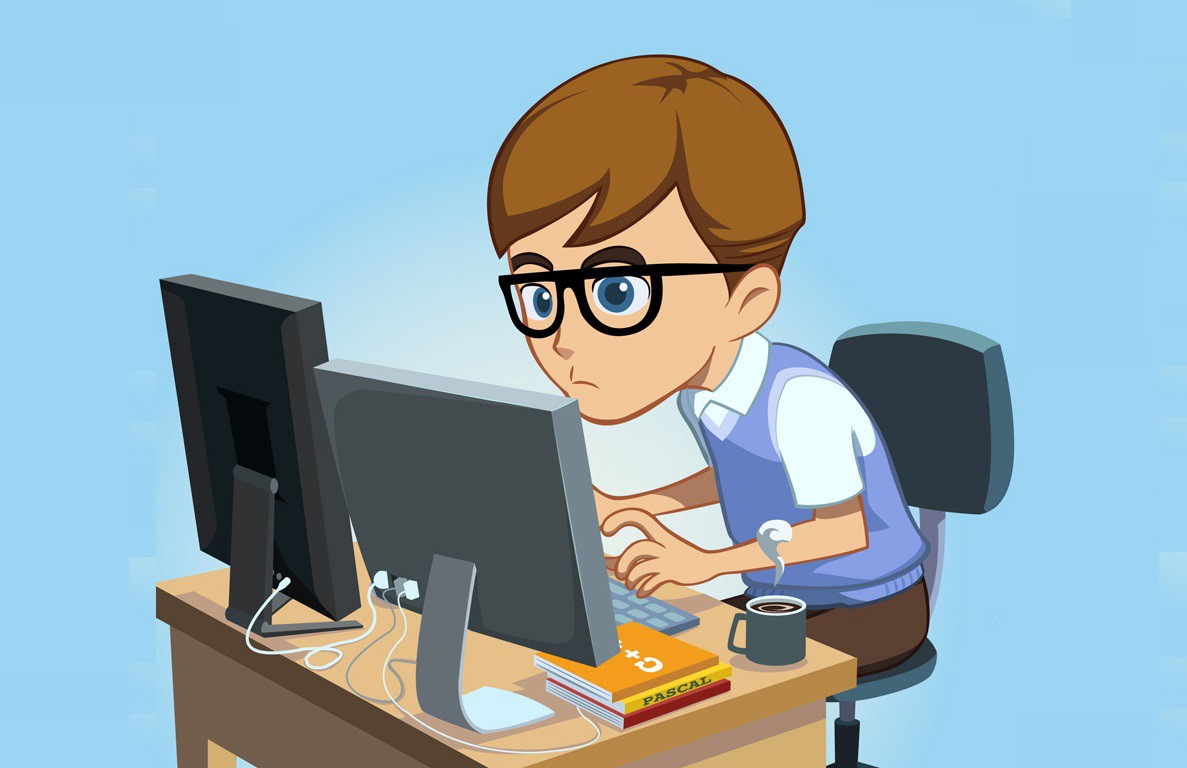
#> input picture Assets/Test.jpeg, 1187 x 768 px
$ python Image_Conversion.py
#> lines starting #> are read from the running program, lines starting #| are printed output that depends on the picture; after the words box and inside, x2 and y2 are one past the last pixel; in counts of white or black regions, pixels touching at a corner belong together
import cv2
import numpy as np

Image=cv2.imread('../../Assets/Test.jpeg')
#> Image is the input picture: shape (768, 1187, 3); mean B, G, R 180.3, 170.8, 145.9
kernel=np.ones((5,5),np.uint8)#kernel matrix


Grey_Scale_Image=cv2.cvtColor(Image,cv2.COLOR_BGR2GRAY)
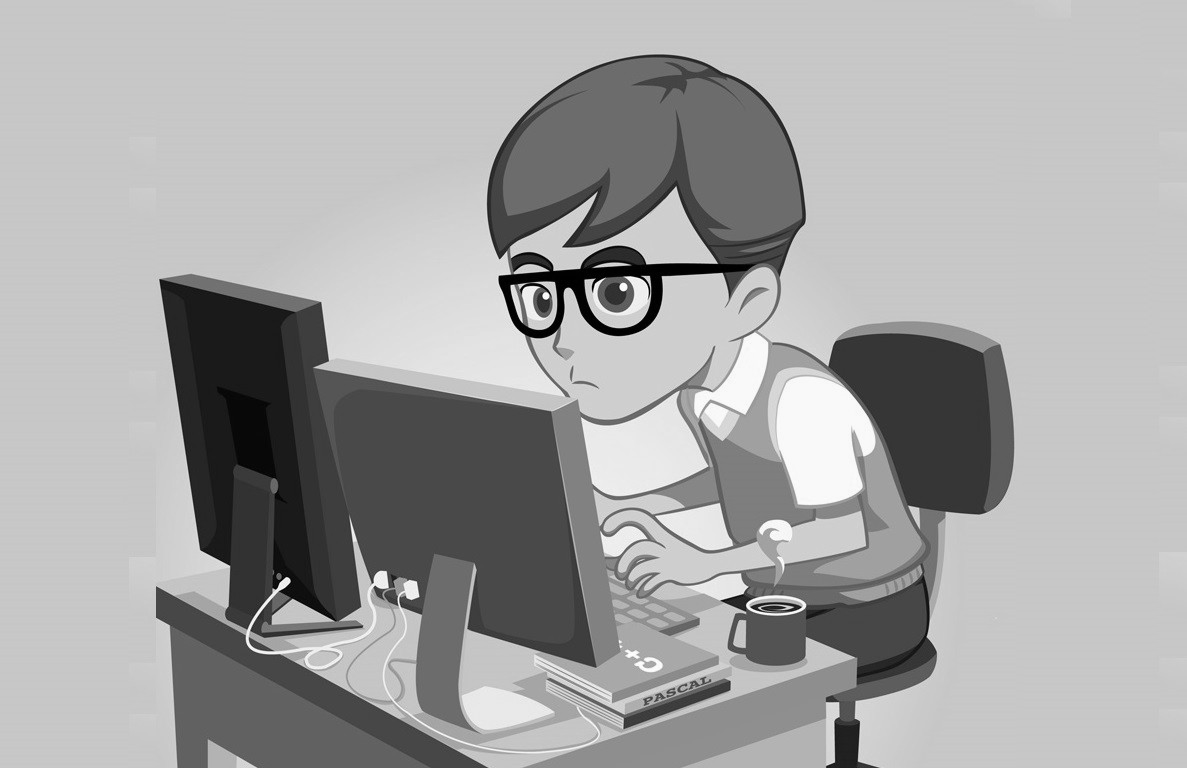
#> Grey_Scale_Image: shape (768, 1187); min 0, max 255, mean 164.2
Blur_image=cv2.GaussianBlur(Grey_Scale_Image,(5,7),0) #Always will be odd numbers
Canny_Image=cv2.Canny(Image,150,200) #Thresold value
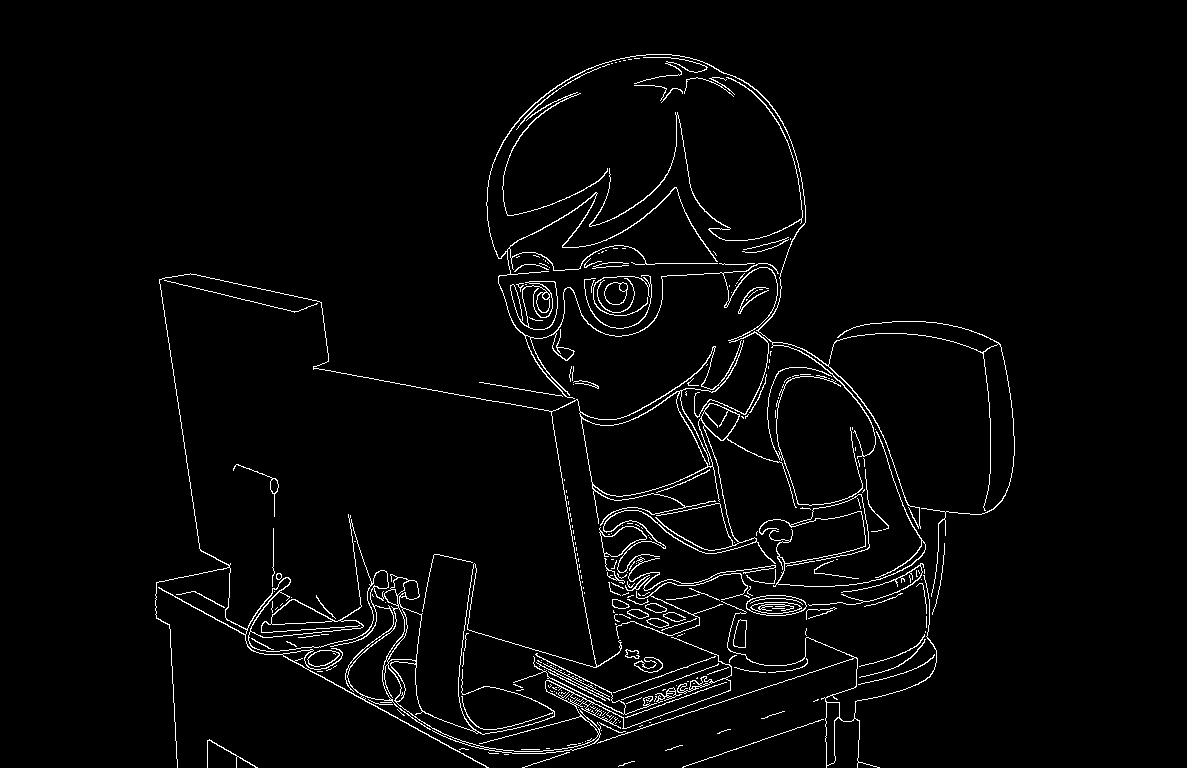
#> Canny_Image: shape (768, 1187); 2.8% white in thin lines or dots, all inside (x1, y1, x2, y2) = (155, 54, 1015, 768)
Image_Dilation=cv2.dilate(Canny_Image,kernel,iterations=8)#Iteration defines the thickness
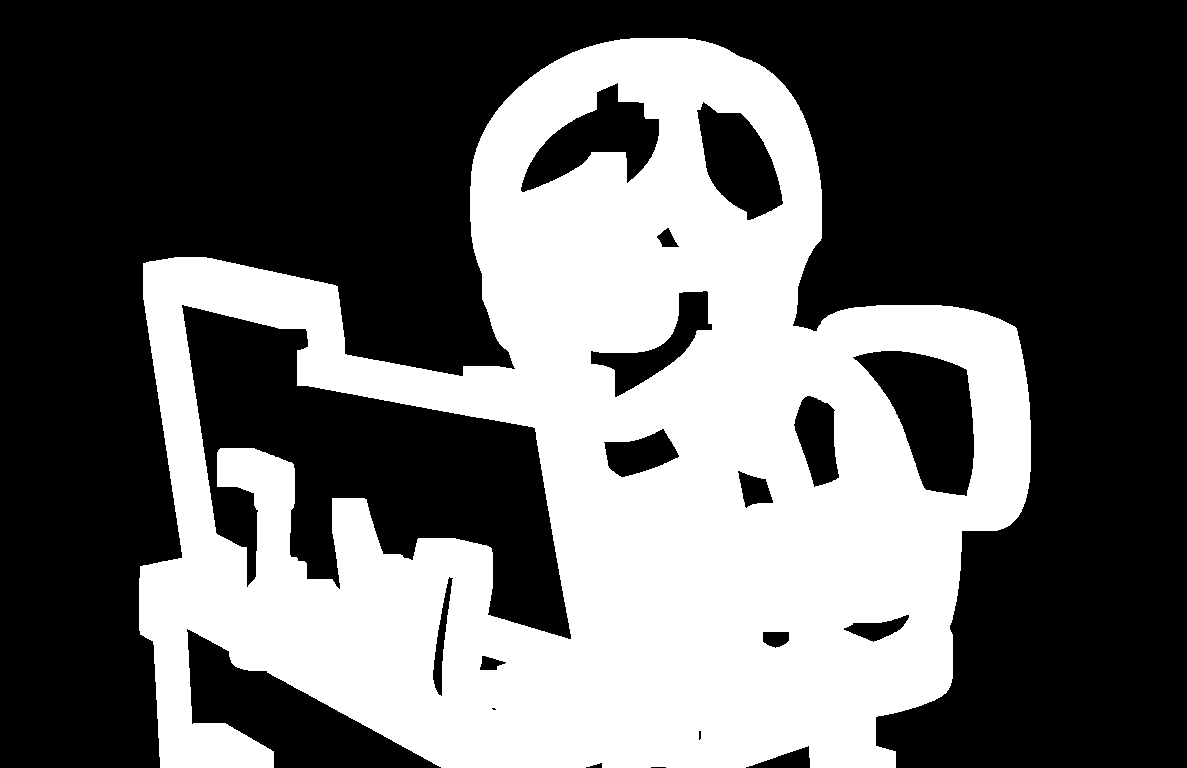
#> Image_Dilation: shape (768, 1187); 38.7% white; 1 white region, box (x1, y1, x2, y2) and area: (139, 38, 1031, 768) 352876
Image_Dilation1=cv2.dilate(Canny_Image,kernel,iterations=1)
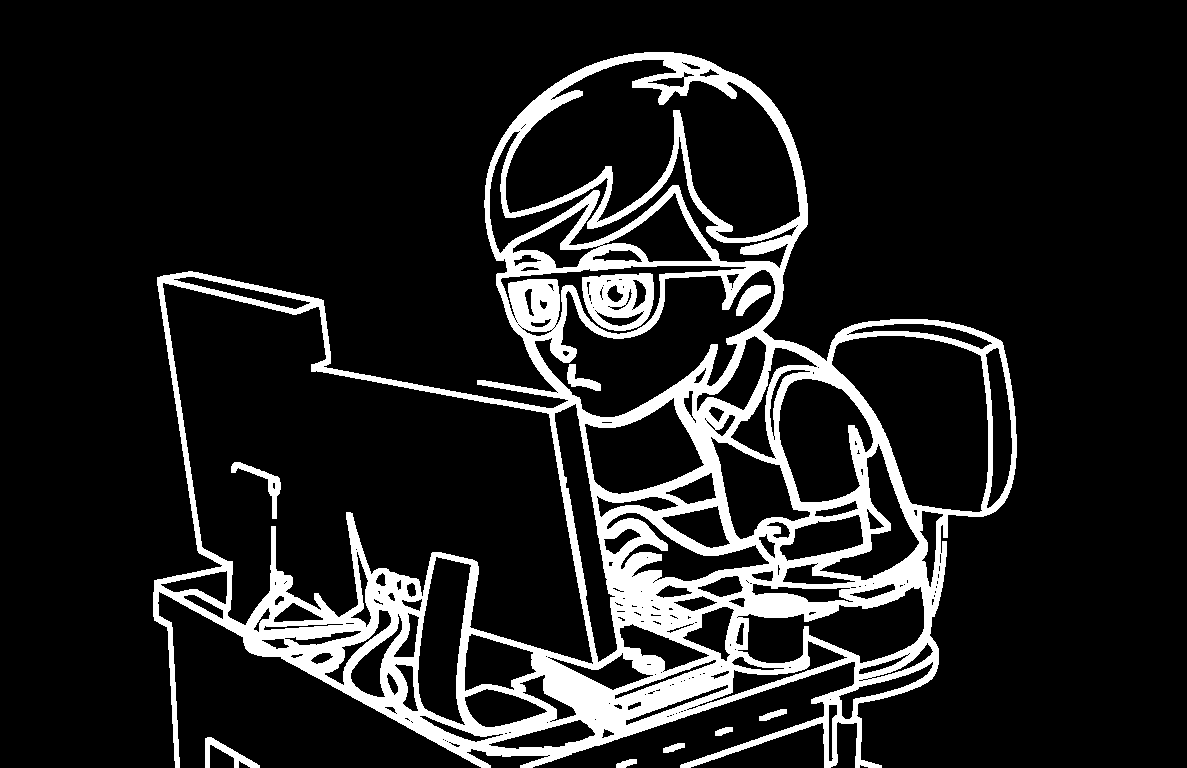
#> Image_Dilation1: shape (768, 1187); 13.1% white; 10 white regions, largest, box (x1, y1, x2, y2) and area: (153, 52, 1017, 768) 114044, (582, 273, 654, 331) 2735, (231, 462, 281, 519) 615
Image_Eroded=cv2.erode(Canny_Image,kernel,iterations=1)
#> Image_Eroded: shape (768, 1187); every value is 0

cv2.imshow("Gray Image",Grey_Scale_Image)
cv2.imshow('Blur Image',Blur_image)
cv2.imshow('Canny Image',Canny_Image)
cv2.imshow('Dilated Image',Image_Dilation)
cv2.imshow('Dilated Image1',Image_Dilation1)
cv2.imshow('Eroded Image',Image_Eroded)
cv2.imshow('Original Image',Image)
cv2.waitKey(0)
